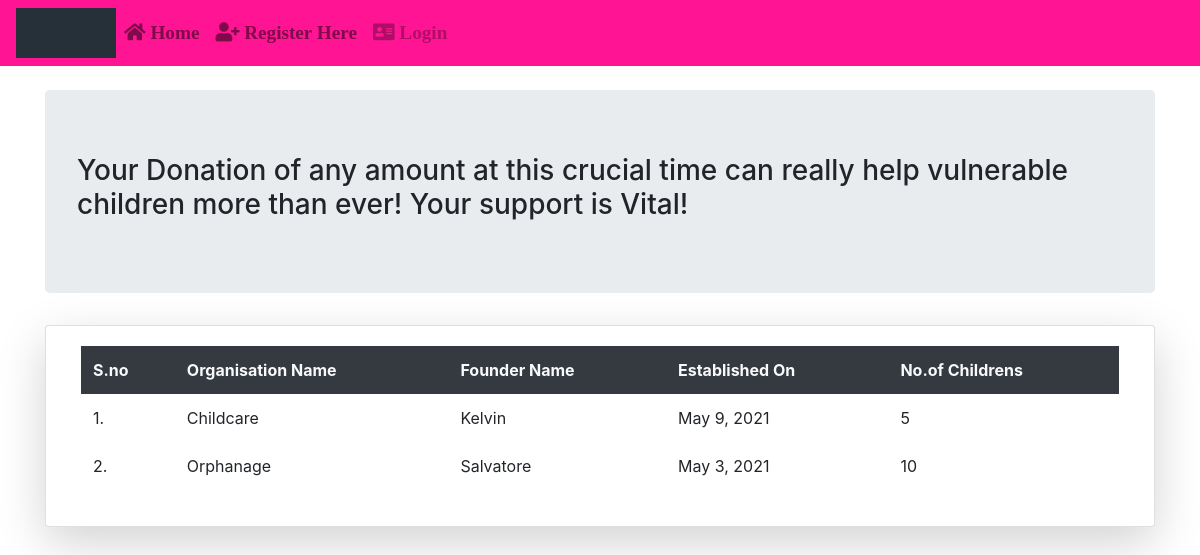
The page /details/ on the database as committed earlier.
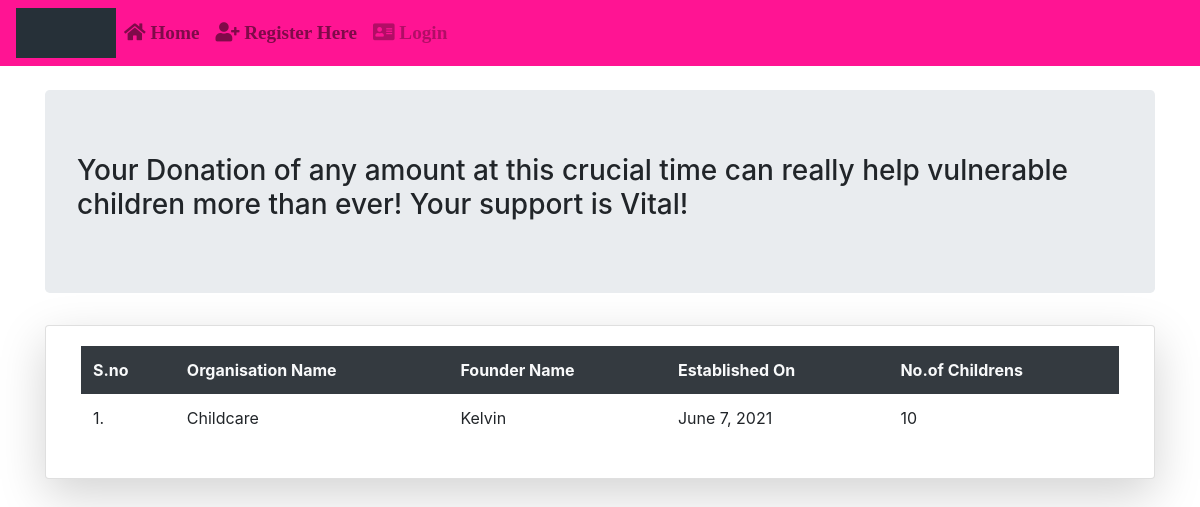
The same page on the database as committed later.
### App/models.py (models this page shows)
class Orgdetails(models.Model):
	org_name=models.CharField(max_length=50,default="Organisation Name")
	found_name=models.CharField(max_length=50,default="Founder Name")
	est_date=models.DateField(null=True)
	no_of_childrens=models.IntegerField(default=0)
	us=models.OneToOneField(User,on_delete=models.CASCADE)

### App/views.py (the view)
# urls.py: path('details/',views.details,name="details"),
def details(request):
	q=Orgdetails.objects.all()
	return render(request,'html/details.html',{'q':q})

### App/templates/html/details.html (shortened to what this page needs)
{% extends 'html/base.html' %}
{% block content %}
<div class="container">
      <div class="jumbotron mt-4">
            <h3>Your Donation of any amount at this crucial time can really help vulnerable children more than ever! Your support is Vital!</h3>
      </div>
		<div class="card col-md mt-2 shadow-lg">
			<div class="card-body">
				<table class="table table-borderless table-center">
					<tr class="bg-dark text-light">
						<th>S.no</th>
						<th>Organisation Name</th>
						<th>Founder Name</th>
						<th>Established On</th>
						<th>No.of Childrens</th>
					</tr>
            		{% for i in q %}
            		<tr>
            			<td>{{forloop.counter}}.</td>
            			<td>{{i.org_name}}</td>
            			<td>{{i.found_name}}</td>
            			<td>{{i.est_date}}</td>
            			<td>{{i.no_of_childrens}}</td>
            		</tr>
            		{% endfor %}
            	</table>
</div>
{% endblock %}

Rows that differ between the two databases and show on the page:
removed Orgdetails: org_name "Orphanage", found_name "Salvatore", est_date "May 3, 2021", no_of_childrens "10"
changed Orgdetails "Childcare": est_date "May 9, 2021" → "June 7, 2021"; no_of_childrens "5" → "10"
